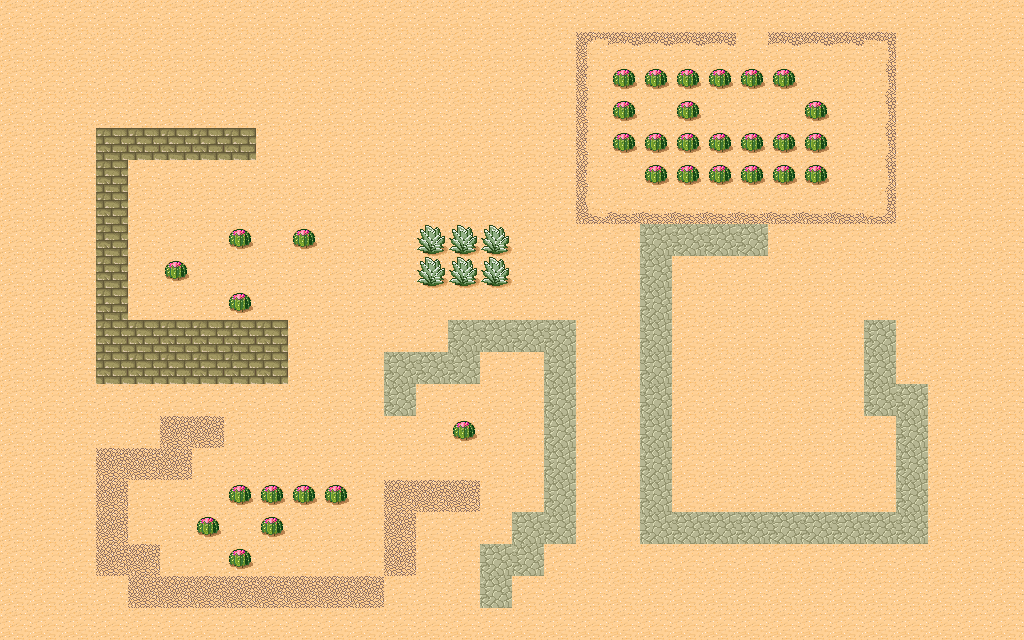

The image is a tile-based game level rendered from a .tmx file. Its description and complete source (layers, tilesets, objects, tile grids) follow:
An orthogonal 32x20 tile map with 32x32 px tiles, 1 tile layer (LayerBG) and 2 objects (player, enemy).

<map version="1.0" tiledversion="1.1.4" orientation="orthogonal" renderorder="right-down" width="32" height="20" tilewidth="32" tileheight="32" infinite="0" nextobjectid="8">
 <properties>
  <property name="tiledMapPro_1" value="ppp" />
  <property name="tiledMapPro_2" value="qqq" />
 </properties>
 <tileset firstgid="1" name="tmw_desert_spacing" tilewidth="32" tileheight="32" spacing="1" margin="1" tilecount="48" columns="8">
  <image source="tmw_desert_spacing.png" width="265" height="199" />
  <tile id="0">
   <properties>
    <property name="tiled_1_p1" value="111" />
    <property name="tiled_1_p2" value="222" />
    <property name="type" value="block" />
   </properties>
  </tile>
  <tile id="1">
   <properties>
    <property name="type" value="block" />
   </properties>
  </tile>
  <tile id="2">
   <properties>
    <property name="type" value="block" />
   </properties>
  </tile>
  <tile id="3">
   <properties>
    <property name="type" value="block" />
   </properties>
  </tile>
  <tile id="4">
   <properties>
    <property name="type" value="block" />
   </properties>
  </tile>
  <tile id="5">
   <properties>
    <property name="type" value="block" />
   </properties>
  </tile>
  <tile id="6">
   <properties>
    <property name="type" value="block" />
   </properties>
  </tile>
  <tile id="7">
   <properties>
    <property name="type" value="block" />
   </properties>
  </tile>
  <tile id="8">
   <properties>
    <property name="type" value="block" />
   </properties>
  </tile>
  <tile id="9">
   <properties>
    <property name="type" value="block" />
   </properties>
  </tile>
  <tile id="10">
   <properties>
    <property name="type" value="block" />
   </properties>
  </tile>
  <tile id="11">
   <properties>
    <property name="type" value="block" />
   </properties>
  </tile>
  <tile id="12">
   <properties>
    <property name="type" value="block" />
   </properties>
  </tile>
  <tile id="13">
   <properties>
    <property name="type" value="block" />
   </properties>
  </tile>
  <tile id="14">
   <properties>
    <property name="type" value="block" />
   </properties>
  </tile>
  <tile id="15">
   <properties>
    <property name="type" value="block" />
   </properties>
  </tile>
  <tile id="16">
   <properties>
    <property name="type" value="block" />
   </properties>
  </tile>
  <tile id="17">
   <properties>
    <property name="type" value="block" />
   </properties>
  </tile>
  <tile id="18">
   <properties>
    <property name="type" value="block" />
   </properties>
  </tile>
  <tile id="19">
   <properties>
    <property name="type" value="block" />
   </properties>
  </tile>
  <tile id="20">
   <properties>
    <property name="type" value="block" />
   </properties>
  </tile>
  <tile id="21">
   <properties>
    <property name="type" value="block" />
   </properties>
  </tile>
  <tile id="22">
   <properties>
    <property name="type" value="block" />
   </properties>
  </tile>
  <tile id="23">
   <properties>
    <property name="type" value="block" />
   </properties>
  </tile>
  <tile id="24">
   <properties>
    <property name="type" value="block" />
   </properties>
  </tile>
  <tile id="25">
   <properties>
    <property name="type" value="block" />
   </properties>
  </tile>
  <tile id="26">
   <properties>
    <property name="type" value="block" />
   </properties>
  </tile>
  <tile id="27">
   <properties>
    <property name="type" value="block" />
   </properties>
  </tile>
  <tile id="28">
   <properties>
    <property name="type" value="block" />
   </properties>
  </tile>
  <tile id="30">
   <properties>
    <property name="type" value="eat" />
   </properties>
  </tile>
  <tile id="31">
   <properties>
    <property name="type" value="block" />
   </properties>
  </tile>
  <tile id="32">
   <properties>
    <property name="type" value="block" />
   </properties>
  </tile>
  <tile id="33">
   <properties>
    <property name="type" value="block" />
   </properties>
  </tile>
  <tile id="34">
   <properties>
    <property name="type" value="block" />
   </properties>
  </tile>
  <tile id="35">
   <properties>
    <property name="type" value="block" />
   </properties>
  </tile>
  <tile id="36">
   <properties>
    <property name="type" value="block" />
   </properties>
  </tile>
  <tile id="40">
   <properties>
    <property name="type" value="block" />
   </properties>
  </tile>
  <tile id="41">
   <properties>
    <property name="type" value="block" />
   </properties>
  </tile>
  <tile id="42">
   <properties>
    <property name="type" value="block" />
   </properties>
  </tile>
  <tile id="43">
   <properties>
    <property name="type" value="block" />
   </properties>
  </tile>
  <tile id="44">
   <properties>
    <property name="type" value="block" />
   </properties>
  </tile>
  <tile id="45">
   <properties>
    <property name="type" value="block" />
   </properties>
  </tile>
 </tileset>
 <layer name="LayerBG" width="32" height="20">
  <properties>
   <property name="Layer_p1" value="Layer_p1_value" />
  </properties>
  <data encoding="csv">
30,30,30,30,30,30,30,30,30,30,30,30,30,30,30,30,30,30,30,30,30,30,30,30,30,30,30,30,30,30,30,30,
30,30,30,30,30,30,30,30,30,30,30,30,30,30,30,30,30,30,4,23,23,23,23,30,23,23,23,5,30,30,30,30,
30,30,30,30,30,30,30,30,30,30,30,30,30,30,30,30,30,30,16,31,31,31,31,31,31,30,30,14,30,30,30,30,
30,30,30,30,30,30,30,30,30,30,30,30,30,30,30,30,30,30,16,31,30,31,30,30,30,31,30,14,30,30,30,30,
30,30,30,10,10,10,10,10,30,30,30,30,30,30,30,30,30,30,16,31,31,31,31,31,31,31,30,14,30,30,30,30,
30,30,30,10,30,30,30,30,30,30,30,30,30,30,30,30,30,30,16,30,31,31,31,31,31,31,30,14,30,30,30,30,
30,30,30,10,30,30,30,30,30,30,30,30,30,30,30,30,30,30,12,7,7,7,7,7,7,7,7,13,30,30,30,30,
30,30,30,10,30,30,30,31,30,31,30,30,30,38,38,38,30,30,30,30,34,34,34,34,30,30,30,30,30,30,30,30,
30,30,30,10,30,31,30,30,30,30,30,30,30,38,38,38,30,30,30,30,34,30,30,30,30,30,30,30,30,30,30,30,
30,30,30,10,30,30,30,31,30,30,30,30,30,30,30,30,30,30,30,30,34,30,30,30,30,30,30,30,30,30,30,30,
30,30,30,10,10,10,10,10,10,30,30,30,30,30,34,34,34,34,30,30,34,30,30,30,30,30,30,34,30,30,30,30,
30,30,30,10,10,10,10,10,10,30,30,30,34,34,34,30,30,34,30,30,34,30,30,30,30,30,30,34,30,30,30,30,
30,30,30,30,30,30,30,30,30,30,30,30,34,30,30,30,30,34,30,30,34,30,30,30,30,30,30,34,34,30,30,30,
30,30,30,30,30,15,15,30,30,30,30,30,30,30,31,30,30,34,30,30,34,30,30,30,30,30,30,30,34,30,30,30,
30,30,30,15,15,15,30,30,30,30,30,30,30,30,30,30,30,34,30,30,34,30,30,30,30,30,30,30,34,30,30,30,
30,30,30,15,30,30,30,31,31,31,31,30,15,15,15,30,30,34,30,30,34,30,30,30,30,30,30,30,34,30,30,30,
30,30,30,15,30,30,31,30,31,30,30,30,15,30,30,30,34,34,30,30,34,34,34,34,34,34,34,34,34,30,30,30,
30,30,30,15,15,30,30,31,30,30,30,30,15,30,30,34,34,30,30,30,30,30,30,30,30,30,30,30,30,30,30,30,
30,30,30,30,15,15,15,15,15,15,15,15,30,30,30,34,30,30,30,30,30,30,30,30,30,30,30,30,30,30,30,30,
30,30,30,30,30,30,30,30,30,30,30,30,30,30,30,30,30,30,30,30,30,30,30,30,30,30,30,30,30,30,30,30
</data>
 </layer>
 <objectgroup name="objects">
  <properties>
   <property name="type" value="objects_type_values" />
  </properties>
  <object id="3" name="player" x="96" y="32" width="32" height="32">
   <properties>
    <property name="type" value="hero" />
   </properties>
  </object>
  <object id="4" name="enemy" x="320" y="128" width="64" height="64">
   <properties>
    <property name="type" value="enemy" />
   </properties>
  </object>
 </objectgroup>
</map>
